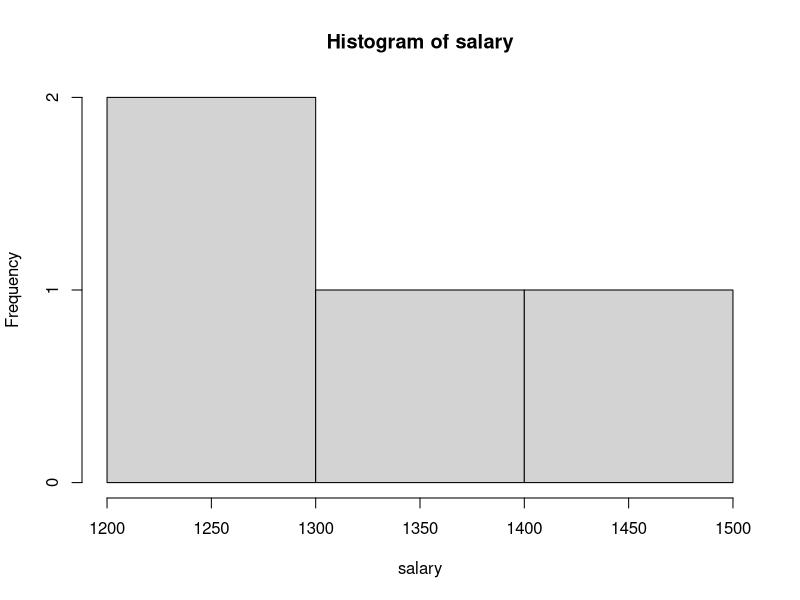

Write R code to recreate this figure.
workers<-c("ashik","ayush","obi","sooriya")
salary<-c(1200,1300,1400,1500)
df<-data.frame(workers,salary)
View(df)
library(plotrix)
hist(salary)
View(salary)
